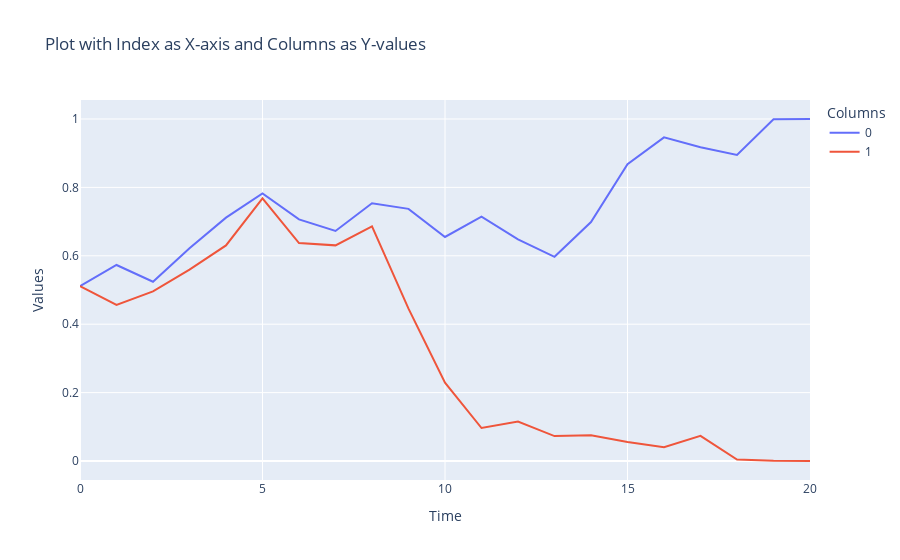

Notebook source saved alongside this figure:
### Code cell
deltas = pd.DataFrame(deltas)
deltas =deltas.T
fig = go.Figure()

# Add traces for each column
for column in deltas.columns:
    fig.add_trace(go.Scatter(x=deltas.index, y=deltas[column], mode='lines', name=column))

# Update layout
fig.update_layout(
    title='Plot with Index as X-axis and Columns as Y-values',
    xaxis_title='Time',
    yaxis_title='Values',
    template='plotly',
    legend=dict(title='Columns'),
)

# Show the plot
fig.show()

### Figure 1 — Plotly figure (JSON) as saved in the notebook; plotly's stock layout.template omitted (floating-point values rounded to 4 significant figures)
{"data": [{"mode": "lines", "name": "0", "type": "scatter", "x": [0, 1, 2, 3, 4, 5, 6, 7, 8, 9, 10, 11, 12, 13, 14, 15, 16, 17, 18, 19, 20], "y": [0.5113, 0.5732, 0.5243, 0.622, 0.7116, 0.7822, 0.7066, 0.6727, 0.7535, 0.7373, 0.655, 0.7145, 0.6483, 0.597, 0.6988, 0.8681, 0.9464, 0.9175, 0.895, 0.9995, 1]}, {"mode": "lines", "name": "1", "type": "scatter", "x": [0, 1, 2, 3, 4, 5, 6, 7, 8, 9, 10, 11, 12, 13, 14, 15, 16, 17, 18, 19, 20], "y": [0.5113, 0.4566, 0.4961, 0.5595, 0.6303, 0.7679, 0.6372, 0.6305, 0.6859, 0.4454, 0.2292, 0.0964, 0.1154, 0.07289, 0.07524, 0.05538, 0.0405, 0.07348, 0.004268, 0.0004114, 0]}], "layout": {"legend": {"title": {"text": "Columns"}}, "title": {"text": "Plot with Index as X-axis and Columns as Y-values"}, "xaxis": {"title": {"text": "Time"}}, "yaxis": {"title": {"text": "Values"}}}}
